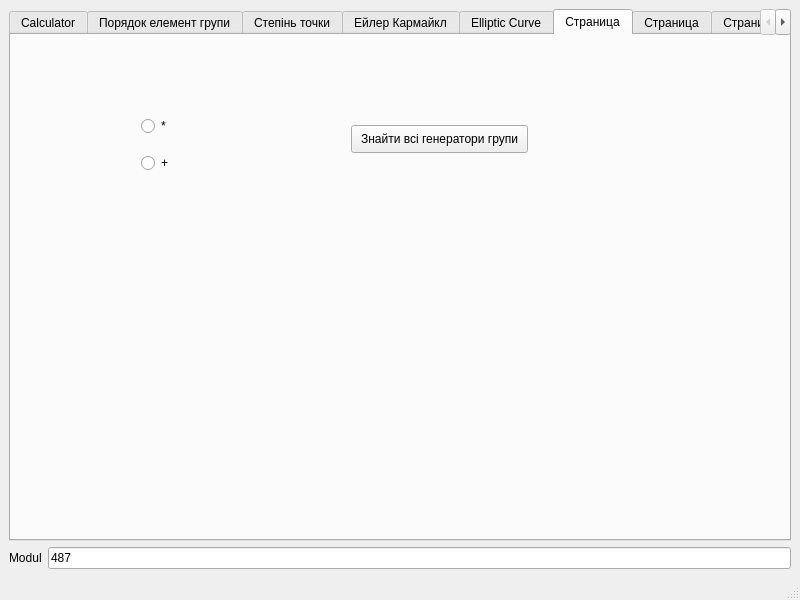
<?xml version="1.0" encoding="UTF-8"?>
<ui version="4.0">
 <class>MainWindow</class>
 <widget class="QMainWindow" name="MainWindow">
  <property name="geometry">
   <rect>
    <x>0</x>
    <y>0</y>
    <width>800</width>
    <height>600</height>
   </rect>
  </property>
  <property name="windowTitle">
   <string>MainWindow</string>
  </property>
  <widget class="QWidget" name="centralwidget">
   <layout class="QGridLayout" name="gridLayout">
    <item row="1" column="0">
     <widget class="QLabel" name="label">
      <property name="text">
       <string>Modul</string>
      </property>
     </widget>
    </item>
    <item row="1" column="1">
     <widget class="QLineEdit" name="Number_modul">
      <property name="text">
       <string>487</string>
      </property>
     </widget>
    </item>
    <item row="0" column="0" colspan="2">
     <widget class="QTabWidget" name="tabWidget">
      <property name="currentIndex">
       <number>5</number>
      </property>
      <widget class="QWidget" name="tab">
       <attribute name="title">
        <string>Calculator</string>
       </attribute>
       <layout class="QGridLayout" name="gridLayout_4">
        <item row="3" column="1">
         <widget class="QLineEdit" name="result"/>
        </item>
        <item row="2" column="1">
         <layout class="QGridLayout" name="gridLayout_3">
          <item row="1" column="2">
           <widget class="QPushButton" name="moduloDivision">
            <property name="text">
             <string>/</string>
            </property>
           </widget>
          </item>
          <item row="0" column="3">
           <spacer name="horizontalSpacer_2">
            <property name="orientation">
             <enum>Qt::Horizontal</enum>
            </property>
            <property name="sizeHint" stdset="0">
             <size>
              <width>40</width>
              <height>20</height>
             </size>
            </property>
           </spacer>
          </item>
          <item row="0" column="1">
           <widget class="QPushButton" name="plus">
            <property name="text">
             <string>+</string>
            </property>
           </widget>
          </item>
          <item row="0" column="2">
           <widget class="QPushButton" name="multiplication">
            <property name="text">
             <string>*</string>
            </property>
           </widget>
          </item>
          <item row="1" column="1">
           <widget class="QPushButton" name="minus">
            <property name="text">
             <string>-</string>
            </property>
           </widget>
          </item>
          <item row="0" column="0">
           <spacer name="horizontalSpacer">
            <property name="orientation">
             <enum>Qt::Horizontal</enum>
            </property>
            <property name="sizeHint" stdset="0">
             <size>
              <width>40</width>
              <height>20</height>
             </size>
            </property>
           </spacer>
          </item>
         </layout>
        </item>
        <item row="1" column="0" colspan="2">
         <layout class="QGridLayout" name="gridLayout_2">
          <item row="1" column="0">
           <widget class="QLabel" name="label_3">
            <property name="text">
             <string>b = </string>
            </property>
           </widget>
          </item>
          <item row="0" column="3">
           <widget class="QPushButton" name="getInverse_a">
            <property name="text">
             <string>Get Inverse of a</string>
            </property>
           </widget>
          </item>
          <item row="0" column="1">
           <widget class="QLineEdit" name="Number_a">
            <property name="inputMask">
             <string/>
            </property>
           </widget>
          </item>
          <item row="0" column="0">
           <widget class="QLabel" name="label_2">
            <property name="text">
             <string>a = </string>
            </property>
           </widget>
          </item>
          <item row="1" column="2">
           <widget class="QPushButton" name="getModul_b">
            <property name="text">
             <string>Get Modul b</string>
            </property>
           </widget>
          </item>
          <item row="1" column="1">
           <widget class="QLineEdit" name="Number_b"/>
          </item>
          <item row="1" column="3">
           <widget class="QPushButton" name="getInverse_b">
            <property name="text">
             <string>Get Inverse of b</string>
            </property>
           </widget>
          </item>
          <item row="0" column="2">
           <widget class="QPushButton" name="getModul_a">
            <property name="text">
             <string>Get Modul a</string>
            </property>
           </widget>
          </item>
         </layout>
        </item>
        <item row="3" column="0">
         <widget class="QLabel" name="label_4">
          <property name="text">
           <string>Result</string>
          </property>
         </widget>
        </item>
        <item row="0" column="0" colspan="2">
         <spacer name="verticalSpacer_2">
          <property name="orientation">
           <enum>Qt::Vertical</enum>
          </property>
          <property name="sizeHint" stdset="0">
           <size>
            <width>20</width>
            <height>40</height>
           </size>
          </property>
         </spacer>
        </item>
        <item row="4" column="0" colspan="2">
         <spacer name="verticalSpacer">
          <property name="orientation">
           <enum>Qt::Vertical</enum>
          </property>
          <property name="sizeHint" stdset="0">
           <size>
            <width>20</width>
            <height>40</height>
           </size>
          </property>
         </spacer>
        </item>
       </layout>
      </widget>
      <widget class="QWidget" name="tab_2">
       <attribute name="title">
        <string>Порядок елемент групи</string>
       </attribute>
       <widget class="QLabel" name="label_5">
        <property name="geometry">
         <rect>
          <x>20</x>
          <y>60</y>
          <width>111</width>
          <height>20</height>
         </rect>
        </property>
        <property name="text">
         <string>Елемент групи: </string>
        </property>
       </widget>
       <widget class="QLineEdit" name="lineEdit">
        <property name="geometry">
         <rect>
          <x>150</x>
          <y>60</y>
          <width>601</width>
          <height>22</height>
         </rect>
        </property>
       </widget>
       <widget class="QPushButton" name="pushButton">
        <property name="geometry">
         <rect>
          <x>660</x>
          <y>110</y>
          <width>93</width>
          <height>28</height>
         </rect>
        </property>
        <property name="text">
         <string>PushButton</string>
        </property>
       </widget>
       <widget class="QLineEdit" name="result_2">
        <property name="geometry">
         <rect>
          <x>110</x>
          <y>410</y>
          <width>641</width>
          <height>22</height>
         </rect>
        </property>
       </widget>
       <widget class="QLabel" name="label_6">
        <property name="geometry">
         <rect>
          <x>50</x>
          <y>410</y>
          <width>55</width>
          <height>16</height>
         </rect>
        </property>
        <property name="text">
         <string>Result</string>
        </property>
       </widget>
      </widget>
      <widget class="QWidget" name="tab_3">
       <attribute name="title">
        <string>Степінь точки</string>
       </attribute>
       <widget class="QLabel" name="label_7">
        <property name="geometry">
         <rect>
          <x>50</x>
          <y>30</y>
          <width>55</width>
          <height>16</height>
         </rect>
        </property>
        <property name="text">
         <string>x</string>
        </property>
       </widget>
       <widget class="QLabel" name="label_8">
        <property name="geometry">
         <rect>
          <x>50</x>
          <y>120</y>
          <width>55</width>
          <height>16</height>
         </rect>
        </property>
        <property name="text">
         <string>y</string>
        </property>
       </widget>
       <widget class="QLabel" name="label_9">
        <property name="geometry">
         <rect>
          <x>390</x>
          <y>30</y>
          <width>55</width>
          <height>16</height>
         </rect>
        </property>
        <property name="text">
         <string>a</string>
        </property>
       </widget>
       <widget class="QLabel" name="label_10">
        <property name="geometry">
         <rect>
          <x>390</x>
          <y>100</y>
          <width>55</width>
          <height>16</height>
         </rect>
        </property>
        <property name="text">
         <string>b</string>
        </property>
       </widget>
       <widget class="QLineEdit" name="lineEdit_2">
        <property name="geometry">
         <rect>
          <x>120</x>
          <y>30</y>
          <width>113</width>
          <height>22</height>
         </rect>
        </property>
       </widget>
       <widget class="QLineEdit" name="lineEdit_3">
        <property name="geometry">
         <rect>
          <x>120</x>
          <y>120</y>
          <width>113</width>
          <height>22</height>
         </rect>
        </property>
       </widget>
       <widget class="QLineEdit" name="lineEdit_4">
        <property name="geometry">
         <rect>
          <x>470</x>
          <y>30</y>
          <width>113</width>
          <height>22</height>
         </rect>
        </property>
       </widget>
       <widget class="QLineEdit" name="lineEdit_5">
        <property name="geometry">
         <rect>
          <x>470</x>
          <y>100</y>
          <width>113</width>
          <height>22</height>
         </rect>
        </property>
       </widget>
       <widget class="QLineEdit" name="lineEdit_6">
        <property name="geometry">
         <rect>
          <x>150</x>
          <y>220</y>
          <width>113</width>
          <height>22</height>
         </rect>
        </property>
       </widget>
       <widget class="QLabel" name="label_11">
        <property name="geometry">
         <rect>
          <x>50</x>
          <y>220</y>
          <width>91</width>
          <height>16</height>
         </rect>
        </property>
        <property name="text">
         <string>Степінь</string>
        </property>
       </widget>
       <widget class="QLabel" name="label_12">
        <property name="geometry">
         <rect>
          <x>30</x>
          <y>390</y>
          <width>55</width>
          <height>16</height>
         </rect>
        </property>
        <property name="text">
         <string>Result</string>
        </property>
       </widget>
       <widget class="QLineEdit" name="result_x">
        <property name="geometry">
         <rect>
          <x>200</x>
          <y>380</y>
          <width>113</width>
          <height>22</height>
         </rect>
        </property>
       </widget>
       <widget class="QLineEdit" name="result_y">
        <property name="geometry">
         <rect>
          <x>200</x>
          <y>410</y>
          <width>113</width>
          <height>22</height>
         </rect>
        </property>
       </widget>
       <widget class="QLabel" name="label_13">
        <property name="geometry">
         <rect>
          <x>110</x>
          <y>380</y>
          <width>55</width>
          <height>16</height>
         </rect>
        </property>
        <property name="text">
         <string>x</string>
        </property>
       </widget>
       <widget class="QLabel" name="label_14">
        <property name="geometry">
         <rect>
          <x>110</x>
          <y>410</y>
          <width>55</width>
          <height>16</height>
         </rect>
        </property>
        <property name="text">
         <string>y</string>
        </property>
       </widget>
       <widget class="QPushButton" name="pushButton_2">
        <property name="geometry">
         <rect>
          <x>480</x>
          <y>210</y>
          <width>93</width>
          <height>28</height>
         </rect>
        </property>
        <property name="text">
         <string>PushButton</string>
        </property>
       </widget>
      </widget>
      <widget class="QWidget" name="tab_4">
       <attribute name="title">
        <string>Ейлер Кармайкл</string>
       </attribute>
       <widget class="QLineEdit" name="euler_number">
        <property name="geometry">
         <rect>
          <x>150</x>
          <y>80</y>
          <width>113</width>
          <height>22</height>
         </rect>
        </property>
       </widget>
       <widget class="QPushButton" name="euler_button">
        <property name="geometry">
         <rect>
          <x>50</x>
          <y>240</y>
          <width>93</width>
          <height>28</height>
         </rect>
        </property>
        <property name="text">
         <string>Ейлер</string>
        </property>
       </widget>
       <widget class="QPushButton" name="karmikle_button">
        <property name="geometry">
         <rect>
          <x>270</x>
          <y>240</y>
          <width>93</width>
          <height>28</height>
         </rect>
        </property>
        <property name="text">
         <string>Кармайкл</string>
        </property>
       </widget>
       <widget class="QLineEdit" name="euler_result">
        <property name="geometry">
         <rect>
          <x>190</x>
          <y>350</y>
          <width>113</width>
          <height>22</height>
         </rect>
        </property>
       </widget>
       <widget class="QLabel" name="label_15">
        <property name="geometry">
         <rect>
          <x>90</x>
          <y>350</y>
          <width>55</width>
          <height>16</height>
         </rect>
        </property>
        <property name="text">
         <string>Result</string>
        </property>
       </widget>
      </widget>
      <widget class="QWidget" name="tab_5">
       <attribute name="title">
        <string>Elliptic Curve</string>
       </attribute>
       <widget class="QLineEdit" name="lineEdit__EC_res">
        <property name="geometry">
         <rect>
          <x>150</x>
          <y>260</y>
          <width>511</width>
          <height>22</height>
         </rect>
        </property>
       </widget>
       <widget class="QLabel" name="label_22">
        <property name="geometry">
         <rect>
          <x>80</x>
          <y>260</y>
          <width>55</width>
          <height>16</height>
         </rect>
        </property>
        <property name="text">
         <string>Result</string>
        </property>
       </widget>
       <widget class="QPushButton" name="pushButton_EC_sum">
        <property name="geometry">
         <rect>
          <x>60</x>
          <y>200</y>
          <width>701</width>
          <height>28</height>
         </rect>
        </property>
        <property name="text">
         <string>Sum</string>
        </property>
       </widget>
       <widget class="QWidget" name="layoutWidget">
        <property name="geometry">
         <rect>
          <x>60</x>
          <y>20</y>
          <width>709</width>
          <height>163</height>
         </rect>
        </property>
        <layout class="QGridLayout" name="gridLayout_5">
         <item row="2" column="0">
          <widget class="QLabel" name="label_18">
           <property name="text">
            <string>x1</string>
           </property>
          </widget>
         </item>
         <item row="2" column="1">
          <widget class="QLabel" name="label_19">
           <property name="text">
            <string>y1</string>
           </property>
          </widget>
         </item>
         <item row="3" column="1">
          <widget class="QLineEdit" name="lineEdit_EC_y1"/>
         </item>
         <item row="3" column="0">
          <widget class="QLineEdit" name="lineEdit_EC_x1">
           <property name="minimumSize">
            <size>
             <width>300</width>
             <height>0</height>
            </size>
           </property>
          </widget>
         </item>
         <item row="0" column="0">
          <widget class="QLabel" name="label_16">
           <property name="text">
            <string>A</string>
           </property>
          </widget>
         </item>
         <item row="1" column="1">
          <widget class="QLineEdit" name="lineEdit_EC_B">
           <property name="minimumSize">
            <size>
             <width>300</width>
             <height>0</height>
            </size>
           </property>
          </widget>
         </item>
         <item row="5" column="0">
          <widget class="QLineEdit" name="lineEdit_EC_x2">
           <property name="minimumSize">
            <size>
             <width>300</width>
             <height>0</height>
            </size>
           </property>
          </widget>
         </item>
         <item row="1" column="0">
          <widget class="QLineEdit" name="lineEdit_EC_A">
           <property name="minimumSize">
            <size>
             <width>300</width>
             <height>0</height>
            </size>
           </property>
          </widget>
         </item>
         <item row="5" column="1">
          <widget class="QLineEdit" name="lineEdit_EC_y2"/>
         </item>
         <item row="4" column="1">
          <widget class="QLabel" name="label_21">
           <property name="text">
            <string>y2</string>
           </property>
          </widget>
         </item>
         <item row="0" column="1">
          <widget class="QLabel" name="label_17">
           <property name="text">
            <string>B</string>
           </property>
          </widget>
         </item>
         <item row="4" column="0">
          <widget class="QLabel" name="label_20">
           <property name="text">
            <string>x2</string>
           </property>
          </widget>
         </item>
         <item row="3" column="2">
          <widget class="QPushButton" name="pushButton_EC_inverse1">
           <property name="text">
            <string>Inverse</string>
           </property>
          </widget>
         </item>
         <item row="5" column="2">
          <widget class="QPushButton" name="pushButton_EC_inverse_2">
           <property name="text">
            <string>Inverse</string>
           </property>
          </widget>
         </item>
        </layout>
       </widget>
      </widget>
      <widget class="QWidget" name="tab_6">
       <attribute name="title">
        <string>Страница</string>
       </attribute>
       <widget class="QLabel" name="label_23">
        <property name="geometry">
         <rect>
          <x>9</x>
          <y>95</y>
          <width>758</width>
          <height>370</height>
         </rect>
        </property>
        <property name="text">
         <string/>
        </property>
       </widget>
       <widget class="QPushButton" name="pushButton_3">
        <property name="geometry">
         <rect>
          <x>340</x>
          <y>90</y>
          <width>177</width>
          <height>28</height>
         </rect>
        </property>
        <property name="text">
         <string>Знайти всі генератори групи</string>
        </property>
       </widget>
       <widget class="QWidget" name="gridLayoutWidget">
        <property name="geometry">
         <rect>
          <x>130</x>
          <y>70</y>
          <width>160</width>
          <height>80</height>
         </rect>
        </property>
        <layout class="QGridLayout" name="gridLayout_6">
         <item row="0" column="0">
          <widget class="QRadioButton" name="radioButton">
           <property name="text">
            <string>*</string>
           </property>
          </widget>
         </item>
         <item row="1" column="0">
          <widget class="QRadioButton" name="radioButton_2">
           <property name="text">
            <string>+</string>
           </property>
          </widget>
         </item>
        </layout>
       </widget>
      </widget>
      <widget class="QWidget" name="tab_7">
       <attribute name="title">
        <string>Страница</string>
       </attribute>
      </widget>
      <widget class="QWidget" name="tab_9">
       <attribute name="title">
        <string>Страница</string>
       </attribute>
      </widget>
      <widget class="QWidget" name="tab_10">
       <attribute name="title">
        <string>Страница</string>
       </attribute>
      </widget>
      <widget class="QWidget" name="tab_8">
       <attribute name="title">
        <string>Страница</string>
       </attribute>
      </widget>
     </widget>
    </item>
   </layout>
  </widget>
  <widget class="QMenuBar" name="menubar">
   <property name="geometry">
    <rect>
     <x>0</x>
     <y>0</y>
     <width>800</width>
     <height>26</height>
    </rect>
   </property>
  </widget>
  <widget class="QStatusBar" name="statusbar"/>
 </widget>
 <resources/>
 <connections/>
</ui>
